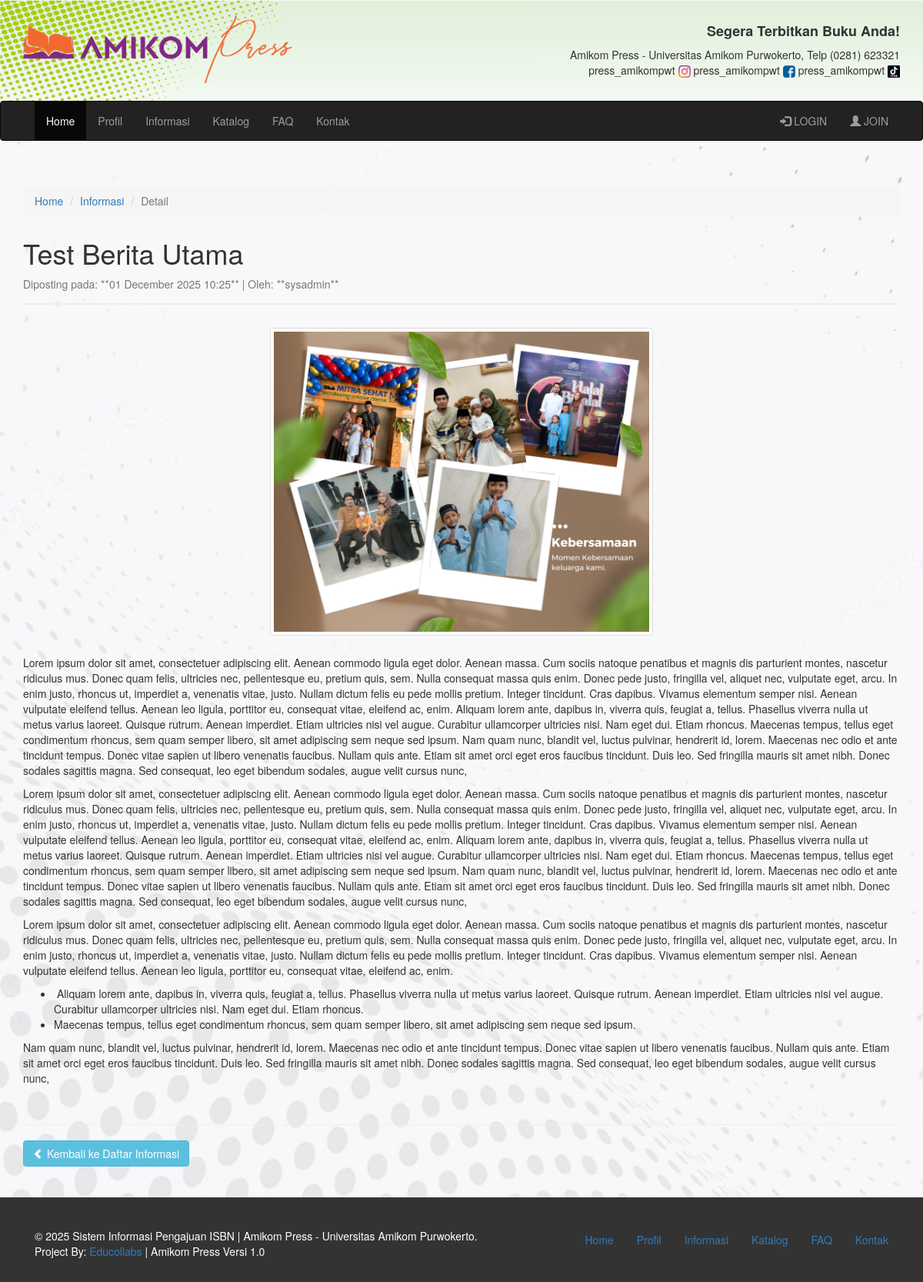
The app's page /info_detail.php?id=6 with its own data.
### tables this page shows
CREATE TABLE IF NOT EXISTS `info` (
  `id_info` int NOT NULL AUTO_INCREMENT,
  `title` varchar(255) NOT NULL,
  `image` varchar(255) DEFAULT NULL,
  `content` text NOT NULL,
  `posted_by` int NOT NULL,
  `posted_at` datetime DEFAULT CURRENT_TIMESTAMP,
  PRIMARY KEY (`id_info`),
  KEY `posted_by` (`posted_by`)
);

CREATE TABLE IF NOT EXISTS `users` (
  `id_user` int NOT NULL AUTO_INCREMENT,
  `username` varchar(50) NOT NULL,
  `password` varchar(255) NOT NULL,
  `nama_lengkap` varchar(100) NOT NULL,
  `email` varchar(100) NOT NULL,
  `alamat` text,
  `no_telp` varchar(20) DEFAULT NULL,
  `id_role` int NOT NULL,
  `is_active` tinyint(1) DEFAULT '1',
  `foto_profil` varchar(255) DEFAULT 'default.png',
  `created_at` datetime DEFAULT CURRENT_TIMESTAMP,
  PRIMARY KEY (`id_user`),
  UNIQUE KEY `username` (`username`),
  UNIQUE KEY `email` (`email`),
  KEY `id_role` (`id_role`)
);

### info_detail.php (the view, shortened to what this page needs)
<?php
require_once 'conn.php';
$info_id = isset($_GET['id']) ? (int)$_GET['id'] : 0;
$info_detail = null;
try {
    global $conn;
    $sql_detail = "SELECT i.id_info, i.title as judul, i.image,
                           i.content,
                           i.posted_at as tanggal_terbit,
                           u.username as nama_posted_by
                    FROM info i
                    JOIN users u ON i.posted_by = u.id_user
                    WHERE i.id_info = :id_info";
    $stmt_detail = $conn->prepare($sql_detail);
    $stmt_detail->bindParam(':id_info', $info_id, PDO::PARAM_INT);
    $stmt_detail->execute();
    $info_detail = $stmt_detail->fetch(PDO::FETCH_ASSOC);
} catch (PDOException $e) {
    error_log("Info Detail DB Error: " . $e->getMessage());
    $info_detail = null;
}
?>
<!DOCTYPE html>
<html lang="id">
<head>
    <link rel="stylesheet" href="https://maxcdn.bootstrapcdn.com/bootstrap/3.3.7/css/bootstrap.min.css">
</head>
<body>
<div class="top-bar">
    <div class="container">
        <div class="row">
            <div class="col-xs-6">
                <a href="index.php"><img src="assets/img/logo_web.png" width="350px"></a>
            </div>
            <div class="col-xs-6 text-right">
                <h4><b>Segera Terbitkan Buku Anda!</b></h4>
                <p>Amikom Press - Universitas Amikom Purwokerto, Telp (0281) 623321
                <br>press_amikompwt <img src="assets/img/ig.png" width="16px" alt="instagram"> press_amikompwt <img src="assets/img/fb.png" width="16px" alt="facebook"> press_amikompwt <img src="assets/img/tt.png" width="16px" alt="tik-tok"> </p>
            </div>
        </div>
    </div>
</div>
<nav class="navbar navbar-inverse">
    <div class="container">
        <div class="collapse navbar-collapse" id="main-navbar-collapse">
            <ul class="nav navbar-nav">
                <li class="active"><a href="index.php">Home</a></li>
                <li><a href="profil.php">Profil</a></li>
                <li><a href="info_list.php">Informasi</a></li>
                <li><a href="katalog.php">Katalog</a></li>
                <li><a href="faq.php">FAQ</a></li>
                <li><a href="kontak.php">Kontak</a></li>
            </ul>
            <ul class="nav navbar-nav navbar-right">
                <li><a href="#" data-toggle="modal" data-target="#loginModal"><span class="glyphicon glyphicon-log-in"></span> LOGIN</a></li>
                <li><a href="member.php"><span class="glyphicon glyphicon-user"></span> JOIN</a></li>
            </ul>
        </div>
    </div>
</nav>
<div class="container">
    <div class="content-section">
        <ol class="breadcrumb" style="margin-bottom: 30px;">
            <li><a href="index.php">Home</a></li>
            <li><a href="info_list.php">Informasi</a></li>
            <li class="active">Detail</li>
        </ol>
        <?php if (!$info_detail): ?>
            <div class="alert alert-danger text-center">
                <h2><span class="glyphicon glyphicon-warning-sign"></span> Informasi Tidak Ditemukan!</h2>
                <p>Data yang Anda cari mungkin telah dihapus atau ID yang dimasukkan salah.</p>
                <a href="info_list.php" class="btn btn-warning" style="margin-top: 10px;">Kembali ke Daftar Informasi</a>
            </div>
        <?php else: ?>
            <article>
                <div class="info-header">
                    <h1><?= htmlspecialchars($info_detail['judul']); ?></h1>
                    <div class="info-meta">
                        Diposting pada: **<?= date('d F Y H:i', strtotime($info_detail['tanggal_terbit'])); ?>** | Oleh: **<?= htmlspecialchars($info_detail['nama_posted_by']); ?>**
                    </div>
                </div>
                <?php if (!empty($info_detail['image'])): ?>
                    <div class="text-center" style="margin-bottom: 25px;">
                        <img src="assets/img/info/<?= htmlspecialchars($info_detail['image']); ?>" alt="Gambar Utama Berita" class="img-thumbnail" style="max-height: 400px; object-fit: cover;">
                    </div>
                <?php endif; ?>
                <div class="info-content">
                    <?= $info_detail['content']; ?>
                </div>
                <hr style="margin-top: 50px;">
                <a href="info_list.php" class="btn btn-info"><span class="glyphicon glyphicon-chevron-left"></span> Kembali ke Daftar Informasi</a>
            </article>
        <?php endif; ?>
    </div>
</div>
<footer class="footer">
    <div class="container">
        <div class="col-sm-7">
            <p class="text-left" style="margin-top: 20px;">
                © <?php echo date('Y'); ?> Sistem Informasi Pengajuan ISBN | Amikom Press - Universitas Amikom Purwokerto.<br>
                Project By: <a href="#">Educollabs</a> | Amikom Press Versi 1.0
            </p>
        </div>
        <div class="col-sm-5">
            <p class="text-right">
                <ul class="nav navbar-nav navbar-right">
                    <li class="active"><a href="index.php">Home</a></li>
                    <li><a href="profil.php">Profil</a></li>
                    <li><a href="info_list.php">Informasi</a></li>
                    <li><a href="katalog.php">Katalog</a></li>
                    <li><a href="faq.php">FAQ</a></li>
                    <li><a href="kontak.php">Kontak</a></li>
                </ul>
            </p>
        </div>
    </div>
</footer>
</body>
</html>

### info_detail.php (style rules this page uses)
body { background-image: url('../assets/img/bg.jpg'); background-repeat: no-repeat; background-size: cover; background-attachment:fixed; }
.top-bar { background-image: url('assets/img/heading.jpg'); padding: 10px 0; border-bottom: 1px solid #eee; padding-top: 20px; padding-bottom: 20px; border-bottom-width: 0px; }
.top-bar .container { max-width: 100%; }
.content-section { padding: 40px 0; }
footer { background-color: #333; color: white; padding: 20px 0; }
.info-header { margin-bottom: 30px; border-bottom: 2px solid #eee; padding-bottom: 15px; }
.info-meta { font-size: 14px; color: #777; margin-top: 10px; }

### records on screen
info: title "Test Berita Utama", posted_at "01 December 2025 10:25", users.username "sysadmin", image (picture), content "Lorem ipsum dolor sit amet, consectetuer adipiscing elit. Aenean commodo ligula eget dolor. Aenean massa. Cum sociis natoque penatibus et magnis dis parturient montes, nascetur ridiculus mus. Donec quam felis, ultricies nec, pellentesque eu, pretium quis, sem. Nulla consequat massa quis enim. Donec pede justo, fringilla vel, aliquet nec, vulputate eget, arcu. In enim justo, rhoncus ut, imperdiet a, venenatis vitae, justo. Nullam dictum felis eu pede mollis pretium. Integer tincidunt. Cras dapibus. Vivamus elementum semper nisi. Aenean vulputate eleifend tellus. Aenean leo ligula, porttitor eu, consequat vitae, eleifend ac, enim. Aliquam lorem ante, dapibus in, viverra quis, feugiat a,…"
